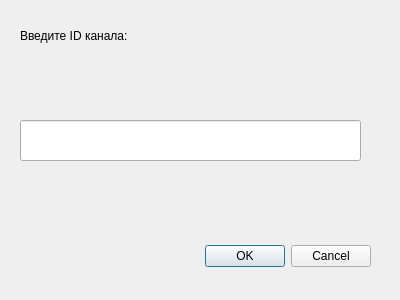
<?xml version="1.0" encoding="UTF-8"?>
<ui version="4.0">
 <class>Dialog</class>
 <widget class="QDialog" name="Dialog">
  <property name="geometry">
   <rect>
    <x>0</x>
    <y>0</y>
    <width>400</width>
    <height>300</height>
   </rect>
  </property>
  <property name="windowTitle">
   <string>Dialog</string>
  </property>
  <widget class="QDialogButtonBox" name="buttonBox">
   <property name="geometry">
    <rect>
     <x>30</x>
     <y>240</y>
     <width>341</width>
     <height>32</height>
    </rect>
   </property>
   <property name="orientation">
    <enum>Qt::Horizontal</enum>
   </property>
   <property name="standardButtons">
    <set>QDialogButtonBox::Cancel|QDialogButtonBox::Ok</set>
   </property>
  </widget>
  <widget class="QLineEdit" name="lineEdit">
   <property name="geometry">
    <rect>
     <x>20</x>
     <y>120</y>
     <width>341</width>
     <height>41</height>
    </rect>
   </property>
   <property name="font">
    <font>
     <pointsize>21</pointsize>
     <weight>75</weight>
     <italic>false</italic>
     <bold>true</bold>
     <underline>false</underline>
     <strikeout>false</strikeout>
     <kerning>true</kerning>
    </font>
   </property>
   <property name="tabletTracking">
    <bool>false</bool>
   </property>
   <property name="layoutDirection">
    <enum>Qt::LeftToRight</enum>
   </property>
   <property name="inputMethodHints">
    <set>Qt::ImhDigitsOnly</set>
   </property>
   <property name="text">
    <string/>
   </property>
   <property name="maxLength">
    <number>18</number>
   </property>
   <property name="alignment">
    <set>Qt::AlignCenter</set>
   </property>
  </widget>
  <widget class="QLabel" name="label">
   <property name="geometry">
    <rect>
     <x>20</x>
     <y>20</y>
     <width>201</width>
     <height>31</height>
    </rect>
   </property>
   <property name="text">
    <string>Введите ID канала:</string>
   </property>
  </widget>
 </widget>
 <resources/>
 <connections>
  <connection>
   <sender>buttonBox</sender>
   <signal>accepted()</signal>
   <receiver>Dialog</receiver>
   <slot>accept()</slot>
   <hints>
    <hint type="sourcelabel">
     <x>248</x>
     <y>254</y>
    </hint>
    <hint type="destinationlabel">
     <x>157</x>
     <y>274</y>
    </hint>
   </hints>
  </connection>
  <connection>
   <sender>buttonBox</sender>
   <signal>rejected()</signal>
   <receiver>Dialog</receiver>
   <slot>reject()</slot>
   <hints>
    <hint type="sourcelabel">
     <x>316</x>
     <y>260</y>
    </hint>
    <hint type="destinationlabel">
     <x>286</x>
     <y>274</y>
    </hint>
   </hints>
  </connection>
 </connections>
</ui>
